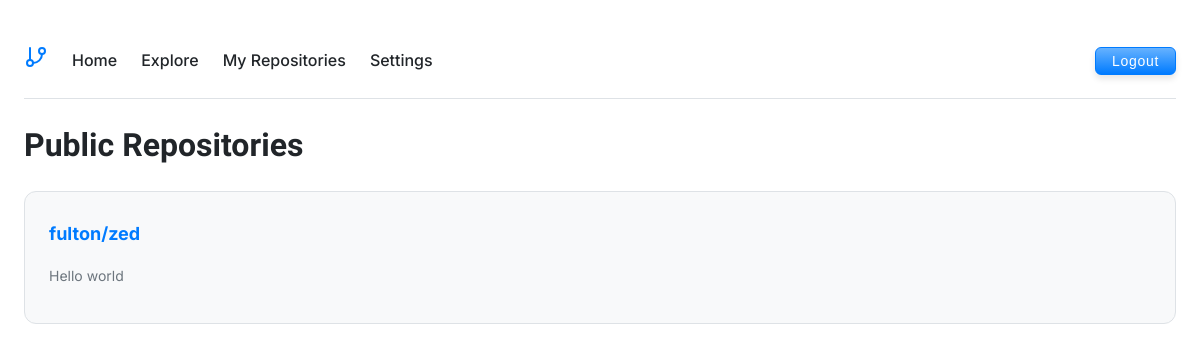
The app's page /explore.php (signed in), older data.
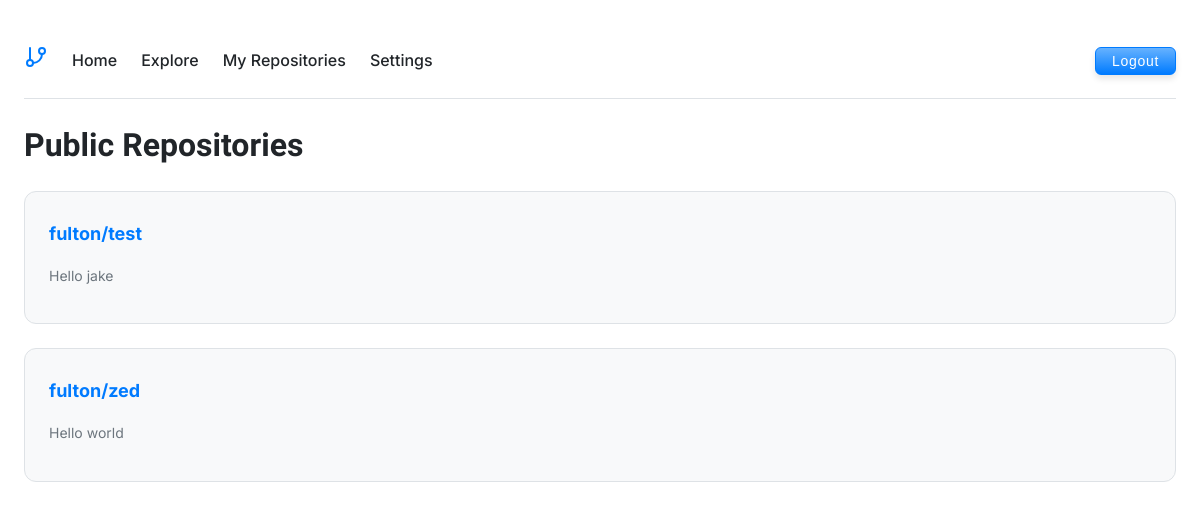
The same page, newer data.
### tables this page shows
CREATE TABLE repositories (
        id INTEGER PRIMARY KEY AUTOINCREMENT,
        user_id INTEGER NOT NULL,
        name TEXT NOT NULL,
        description TEXT,
        is_public BOOLEAN DEFAULT 0,
        created_at DATETIME DEFAULT CURRENT_TIMESTAMP,
        last_updated DATETIME DEFAULT CURRENT_TIMESTAMP,
        FOREIGN KEY (user_id) REFERENCES users(id),
        UNIQUE(user_id, name)
    );

CREATE TABLE users (
        id INTEGER PRIMARY KEY AUTOINCREMENT,
        username TEXT UNIQUE NOT NULL,
        password_hash TEXT NOT NULL,
        repo_path TEXT UNIQUE NOT NULL,
        created_at DATETIME DEFAULT CURRENT_TIMESTAMP
    , git_email TEXT DEFAULT NULL, git_name TEXT DEFAULT NULL);

### includes/repository.php (called while the page is built, shortened)
<?php
function listPublicRepositories() {
    $db = Database::getInstance();
    $result = $db->query('
        SELECT r.*, u.username
        FROM repositories r
        JOIN users u ON r.user_id = u.id
        WHERE r.is_public = 1
        ORDER BY r.last_updated DESC
    ');
    $repos = [];
    while ($row = $result->fetchArray(SQLITE3_ASSOC)) {
        $repos[] = $row;
    }
    return $repos;
}

### explore.php (the view, shortened to what this page needs)
<?php
require_once 'includes/repository.php';
?>
<!DOCTYPE html>
<html>
<head>
    <link rel="stylesheet" href="style.css">
</head>
<body>
    <?php include 'includes/header.php'; ?>
    <div class="repository-list">
        <h1>Public Repositories</h1>
        <?php
        $publicRepos = listPublicRepositories();
        if (empty($publicRepos)): ?>
            <p>No public repositories available.</p>
        <?php else: ?>
            <ul>
                <?php foreach ($publicRepos as $repo): ?>
                    <li class="repo-card">
                        <a href="files.php?user=<?php echo urlencode($repo['username']); ?>&repo=<?php echo urlencode($repo['name']); ?>">
                            <?php echo htmlspecialchars($repo['username'] . '/' . $repo['name']); ?>
                        </a>
                        <?php if ($repo['description']): ?>
                            <p class="repo-description">
                                <?php echo htmlspecialchars($repo['description']); ?>
                            </p>
                        <?php endif; ?>
                    </li>
                <?php endforeach; ?>
            </ul>
        <?php endif; ?>
    </div>
</body>
</html>

Row changes from the older to the newer data that the page shows:
added repositories: user+name "fulton/test", description "Hello jake"
